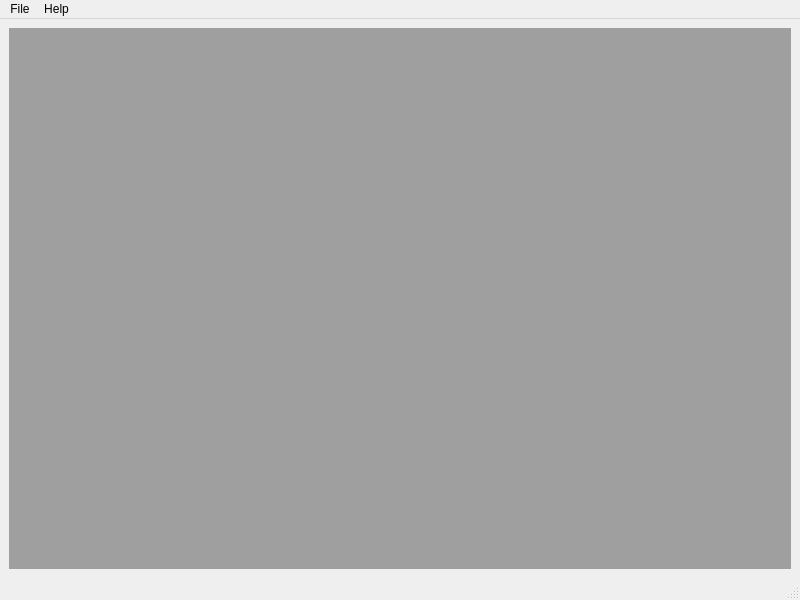
<?xml version="1.0" encoding="UTF-8"?>
<ui version="4.0">
 <class>MainWindow</class>
 <widget class="QMainWindow" name="MainWindow">
  <property name="geometry">
   <rect>
    <x>0</x>
    <y>0</y>
    <width>800</width>
    <height>600</height>
   </rect>
  </property>
  <property name="minimumSize">
   <size>
    <width>800</width>
    <height>600</height>
   </size>
  </property>
  <property name="windowTitle">
   <string>Piet Esoteric Language Interpreter</string>
  </property>
  <property name="windowIcon">
   <iconset resource="images.qrc">
    <normaloff>:/images/view-form-action.png</normaloff>:/images/view-form-action.png</iconset>
  </property>
  <widget class="QWidget" name="centralwidget">
   <layout class="QVBoxLayout" name="verticalLayout">
    <item>
     <widget class="QMdiArea" name="mdiArea">
      <property name="enabled">
       <bool>true</bool>
      </property>
      <property name="cursor" stdset="0">
       <cursorShape>ArrowCursor</cursorShape>
      </property>
     </widget>
    </item>
   </layout>
  </widget>
  <widget class="QStatusBar" name="statusbar"/>
  <widget class="QMenuBar" name="menuBar">
   <property name="geometry">
    <rect>
     <x>0</x>
     <y>0</y>
     <width>800</width>
     <height>21</height>
    </rect>
   </property>
   <widget class="QMenu" name="menuHelp">
    <property name="title">
     <string>Help</string>
    </property>
    <addaction name="actionAbout"/>
   </widget>
   <widget class="QMenu" name="menuQuit">
    <property name="title">
     <string>File</string>
    </property>
    <addaction name="actionRun"/>
    <addaction name="actionQuit"/>
   </widget>
   <addaction name="menuQuit"/>
   <addaction name="menuHelp"/>
  </widget>
  <action name="actionAbout">
   <property name="icon">
    <iconset resource="images.qrc">
     <normaloff>:/images/help-contents.png</normaloff>:/images/help-contents.png</iconset>
   </property>
   <property name="text">
    <string>About</string>
   </property>
   <property name="toolTip">
    <string>About</string>
   </property>
   <property name="statusTip">
    <string>Show information about the program</string>
   </property>
  </action>
  <action name="actionQuit">
   <property name="icon">
    <iconset resource="images.qrc">
     <normaloff>:/images/application-exit.png</normaloff>:/images/application-exit.png</iconset>
   </property>
   <property name="text">
    <string>Quit</string>
   </property>
   <property name="toolTip">
    <string>Quit application</string>
   </property>
   <property name="statusTip">
    <string>Quit application</string>
   </property>
  </action>
  <action name="actionRun">
   <property name="icon">
    <iconset resource="images.qrc">
     <normaloff>:/images/quickopen.png</normaloff>:/images/quickopen.png</iconset>
   </property>
   <property name="text">
    <string>Run</string>
   </property>
   <property name="statusTip">
    <string>Run Piet program from image file</string>
   </property>
  </action>
 </widget>
 <resources>
  <include location="images.qrc"/>
 </resources>
 <connections>
  <connection>
   <sender>actionQuit</sender>
   <signal>triggered()</signal>
   <receiver>MainWindow</receiver>
   <slot>close()</slot>
   <hints>
    <hint type="sourcelabel">
     <x>-1</x>
     <y>-1</y>
    </hint>
    <hint type="destinationlabel">
     <x>334</x>
     <y>277</y>
    </hint>
   </hints>
  </connection>
  <connection>
   <sender>actionAbout</sender>
   <signal>triggered()</signal>
   <receiver>MainWindow</receiver>
   <slot>displayAbout()</slot>
   <hints>
    <hint type="sourcelabel">
     <x>-1</x>
     <y>-1</y>
    </hint>
    <hint type="destinationlabel">
     <x>399</x>
     <y>299</y>
    </hint>
   </hints>
  </connection>
  <connection>
   <sender>actionRun</sender>
   <signal>triggered()</signal>
   <receiver>MainWindow</receiver>
   <slot>openChildWindow()</slot>
   <hints>
    <hint type="sourcelabel">
     <x>-1</x>
     <y>-1</y>
    </hint>
    <hint type="destinationlabel">
     <x>399</x>
     <y>299</y>
    </hint>
   </hints>
  </connection>
 </connections>
 <slots>
  <slot>displayAbout()</slot>
  <slot>openChildWindow()</slot>
 </slots>
</ui>
